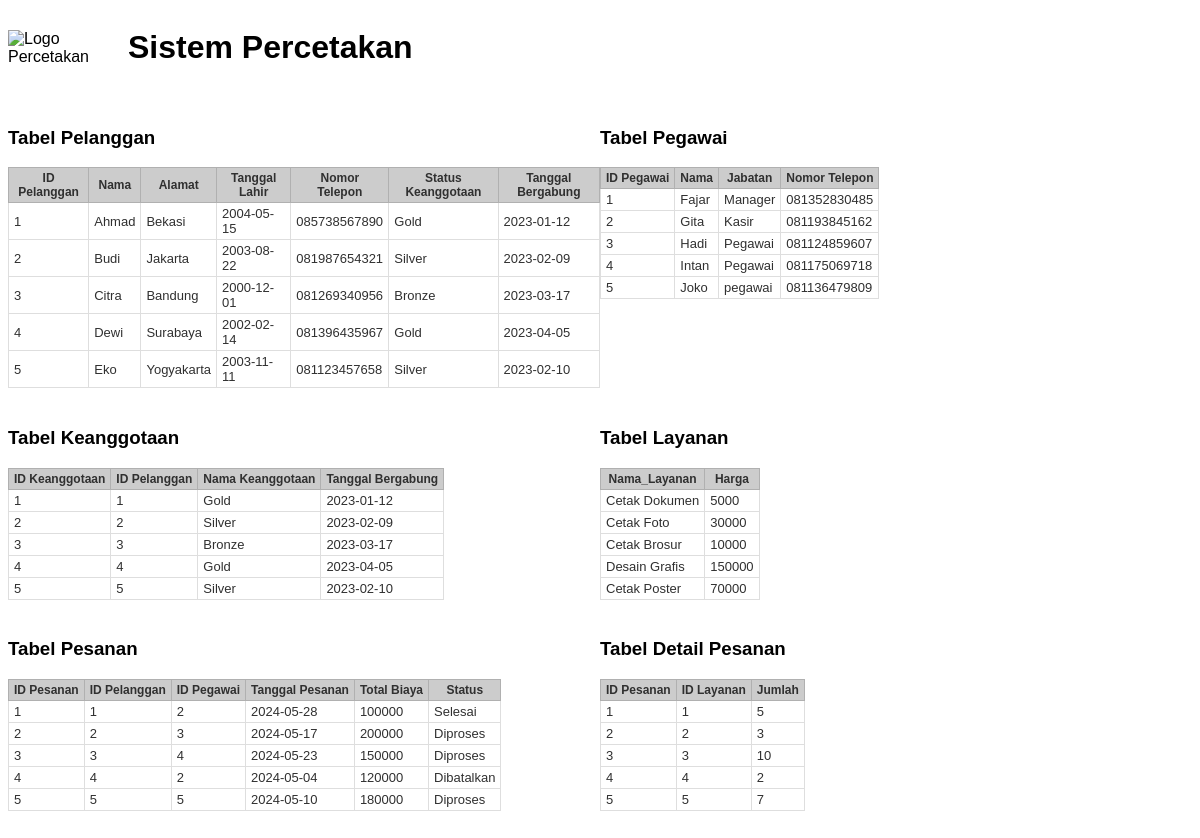
The page / on the database its author committed.
### tables this page shows
CREATE TABLE Pelanggan (
    ID_Pelanggan INT AUTO_INCREMENT PRIMARY KEY,
    Nama VARCHAR(100) NOT NULL,
    Alamat VARCHAR(255),
    Tanggal_Lahir DATE,
    Nomor_Telepon VARCHAR(15)
);

CREATE TABLE Pegawai (
    ID_Pegawai INT AUTO_INCREMENT PRIMARY KEY,
    Nama VARCHAR(100) NOT NULL,
    Jabatan VARCHAR(50),
    Nomor_Telepon VARCHAR(15)
);

CREATE TABLE Keanggotaan (
    ID_Keanggotaan INT AUTO_INCREMENT PRIMARY KEY,
    ID_Pelanggan INT,
    Nama_Keanggotaan VARCHAR(100),
    Tanggal_Bergabung DATE,
    FOREIGN KEY (ID_Pelanggan) REFERENCES Pelanggan(ID_Pelanggan)
);

CREATE TABLE Layanan (
    ID_Layanan INT AUTO_INCREMENT PRIMARY KEY,
    Nama_Layanan VARCHAR(100) NOT NULL,
    Harga INT NOT NULL
);

CREATE TABLE Pesanan (
    ID_Pesanan INT AUTO_INCREMENT PRIMARY KEY,
    ID_Pelanggan INT,
    ID_Pegawai INT,
    Tanggal_Pesanan DATE NOT NULL,
    Total_Biaya INT,
    Status VARCHAR(50),
    FOREIGN KEY (ID_Pelanggan) REFERENCES Pelanggan(ID_Pelanggan),
    FOREIGN KEY (ID_Pegawai) REFERENCES Pegawai(ID_Pegawai)
);

CREATE TABLE Detail_Pesanan (
    ID_Pesanan INT,
    ID_Layanan INT,
    Jumlah INT NOT NULL,
    PRIMARY KEY (ID_Pesanan, ID_Layanan),
    FOREIGN KEY (ID_Pesanan) REFERENCES Pesanan(ID_Pesanan),
    FOREIGN KEY (ID_Layanan) REFERENCES Layanan(ID_Layanan)
);

### Index.php (the view, shortened to what this page needs)
<!DOCTYPE html>
<html>
<head>
</head>
<body>
    <div class="header">
        <img src="print.jpg" alt="Logo Percetakan">
        <h1>Sistem Percetakan</h1>
    </div>
    <div class="container">
        <div class="table-wrapper">
            <h3>Tabel Pelanggan</h3>
            <table>
                <thead>
                    <tr>
                        <th>ID Pelanggan</th>
                        <th>Nama</th>
                        <th>Alamat</th>
                        <th>Tanggal Lahir</th>
                        <th>Nomor Telepon</th>
                        <th>Status Keanggotaan</th>
                        <th>Tanggal Bergabung</th>
                    </tr>
                </thead>
                <?php
                include 'koneksi.php';
                $sql = 'SELECT * FROM Pelanggan';
                $query = mysqli_query($koneksi, $sql);
                while ($row = mysqli_fetch_array($query)) {
                    ?>
                    <tbody>
                        <tr>
                            <td><?php echo $row['ID_Pelanggan']; ?></td>
                            <td><?php echo $row['Nama']; ?></td>
                            <td><?php echo $row['Alamat']; ?></td>
                            <td><?php echo $row['Tanggal_Lahir']; ?></td>
                            <td><?php echo $row['Nomor_Telepon']; ?></td>
                            <td><?php echo $row['Status_Keanggotaan']; ?></td>
                            <td><?php echo $row['Tanggal_Bergabung']; ?></td>
                        </tr>
                    </tbody>
                    <?php
                }
                ?>
            </table>
        </div>
        <div class="table-wrapper">
            <h3>Tabel Pegawai</h3>
            <table>
                <thead>
                    <tr>
                        <th>ID Pegawai</th>
                        <th>Nama</th>
                        <th>Jabatan</th>
                        <th>Nomor Telepon</th>
                    </tr>
                </thead>
                <?php
                $sql = 'SELECT * FROM Pegawai';
                $query = mysqli_query($koneksi, $sql);
                while ($row = mysqli_fetch_array($query)) {
                    ?>
                    <tbody>
                        <tr>
                            <td><?php echo $row['ID_Pegawai']; ?></td>
                            <td><?php echo $row['Nama']; ?></td>
                            <td><?php echo $row['Jabatan']; ?></td>
                            <td><?php echo $row['Nomor_Telepon']; ?></td>
                        </tr>
                    </tbody>
                    <?php
                }
                ?>
            </table>
        </div>
        <div class="table-wrapper">
            <h3>Tabel Keanggotaan</h3>
            <table>
                <thead>
                    <tr>
                        <th>ID Keanggotaan</th>
                        <th>ID Pelanggan</th>
                        <th>Nama Keanggotaan</th>
                        <th>Tanggal Bergabung</th>
                    </tr>
                </thead>
                <?php
                $sql = 'SELECT * FROM Keanggotaan';
                $query = mysqli_query($koneksi, $sql);
                while ($row = mysqli_fetch_array($query)) {
                    ?>
                    <tbody>
                        <tr>
                            <td><?php echo $row['ID_Keanggotaan']; ?></td>
                            <td><?php echo $row['ID_Pelanggan']; ?></td>
                            <td><?php echo $row['Nama_Keanggotaan']; ?></td>
                            <td><?php echo $row['Tanggal_Bergabung']; ?></td>
                        </tr>
                    </tbody>
                    <?php
                }
                ?>
            </table>
        </div>
        <div class="table-wrapper">
            <h3>Tabel Layanan</h3>
            <table>
                <thead>
                    <tr>
                        <th>Nama_Layanan</th>
                        <th>Harga</th>
                    </tr>
                </thead>
                <?php
                $sql = 'SELECT * FROM Layanan';
                $query = mysqli_query($koneksi, $sql);
                while ($row = mysqli_fetch_array($query)) {
                    ?>
                    <tbody>
                        <tr>
                            <td><?php echo $row['Nama_Layanan']; ?></td>
                            <td><?php echo $row['Harga']; ?></td>
                        </tr>
                    </tbody>
                    <?php
                }
                ?>
            </table>
        </div>
        <div class="table-wrapper">
            <h3>Tabel Pesanan</h3>
            <table>
                <thead>
                    <tr>
                        <th>ID Pesanan</th>
                        <th>ID Pelanggan</th>
                        <th>ID Pegawai</th>
                        <th>Tanggal Pesanan</th>
                        <th>Total Biaya</th>
                        <th>Status</th>
                    </tr>
                </thead>
                <?php
                $sql = 'SELECT * FROM Pesanan';
                $query = mysqli_query($koneksi, $sql);
                while ($row = mysqli_fetch_array($query)) {
                    ?>
                    <tbody>
                        <tr>
                            <td><?php echo $row['ID_Pesanan']; ?></td>
                            <td><?php echo $row['ID_Pelanggan']; ?></td>
                            <td><?php echo $row['ID_Pegawai']; ?></td>
                            <td><?php echo $row['Tanggal_Pesanan']; ?></td>
                            <td><?php echo $row['Total_Biaya']; ?></td>
                            <td><?php echo $row['Status']; ?></td>
                        </tr>
                    </tbody>
                    <?php
                }
                ?>
            </table>
        </div>
        <div class="table-wrapper">
            <h3>Tabel Detail Pesanan</h3>
            <table>
                <thead>
                    <tr>
                        <th>ID Pesanan</th>
                        <th>ID Layanan</th>
                        <th>Jumlah</th>
                    </tr>
                </thead>
                <?php
                $sql = 'SELECT * FROM Detail_Pesanan';
                $query = mysqli_query($koneksi, $sql);
                while ($row = mysqli_fetch_array($query)) {
                    ?>
                    <tbody>
                        <tr>
                            <td><?php echo $row['ID_Pesanan']; ?></td>
                            <td><?php echo $row['ID_Layanan']; ?></td>
                            <td><?php echo $row['Jumlah']; ?></td>
                        </tr>
                    </tbody>
                    <?php
                }
                ?>
            </table>
        </div>
    </div>
</body>
</html>

### Index.php (style rules this page uses)
body { font-family: tahoma, arial; }
table { border-collapse: collapse; }
th, td { font-size: 13px; border: 1px solid #DEDEDE; padding: 3px 5px; color: #303030; }
th { background: #CCCCCC; font-size: 12px; border-color: #B0B0B0; }
.container { display: flex; flex-wrap: wrap; justify-content: space-between; }
.table-wrapper { flex: 1 1 calc(50% - 10px); margin-bottom: 20px; }
.header { display: flex; align-items: center; margin-bottom: 20px; }
.header img { width: 100px; height: auto; margin-right: 20px; }

### rows shown on the page
pelanggan: ID_Pelanggan "1", Nama "Ahmad", Alamat "Bekasi", Tanggal_Lahir "2004-05-15", Nomor_Telepon "085738567890", Status_Keanggotaan "Gold", Tanggal_Bergabung "2023-01-12"
pelanggan: ID_Pelanggan "2", Nama "Budi", Alamat "Jakarta", Tanggal_Lahir "2003-08-22", Nomor_Telepon "081987654321", Status_Keanggotaan "Silver", Tanggal_Bergabung "2023-02-09"
pelanggan: ID_Pelanggan "3", Nama "Citra", Alamat "Bandung", Tanggal_Lahir "2000-12-01", Nomor_Telepon "081269340956", Status_Keanggotaan "Bronze", Tanggal_Bergabung "2023-03-17"
pelanggan: ID_Pelanggan "4", Nama "Dewi", Alamat "Surabaya", Tanggal_Lahir "2002-02-14", Nomor_Telepon "081396435967", Status_Keanggotaan "Gold", Tanggal_Bergabung "2023-04-05"
pelanggan: ID_Pelanggan "5", Nama "Eko", Alamat "Yogyakarta", Tanggal_Lahir "2003-11-11", Nomor_Telepon "081123457658", Status_Keanggotaan "Silver", Tanggal_Bergabung "2023-02-10"
pegawai: ID_Pegawai "1", Nama "Fajar", Jabatan "Manager", Nomor_Telepon "081352830485"
pegawai: ID_Pegawai "2", Nama "Gita", Jabatan "Kasir", Nomor_Telepon "081193845162"
pegawai: ID_Pegawai "3", Nama "Hadi", Jabatan "Pegawai", Nomor_Telepon "081124859607"
pegawai: ID_Pegawai "4", Nama "Intan", Jabatan "Pegawai", Nomor_Telepon "081175069718"
pegawai: ID_Pegawai "5", Nama "Joko", Jabatan "pegawai", Nomor_Telepon "081136479809"
keanggotaan: ID_Keanggotaan "1", ID_Pelanggan "1", Nama_Keanggotaan "Gold", Tanggal_Bergabung "2023-01-12"
keanggotaan: ID_Keanggotaan "2", ID_Pelanggan "2", Nama_Keanggotaan "Silver", Tanggal_Bergabung "2023-02-09"
keanggotaan: ID_Keanggotaan "3", ID_Pelanggan "3", Nama_Keanggotaan "Bronze", Tanggal_Bergabung "2023-03-17"
keanggotaan: ID_Keanggotaan "4", ID_Pelanggan "4", Nama_Keanggotaan "Gold", Tanggal_Bergabung "2023-04-05"
keanggotaan: ID_Keanggotaan "5", ID_Pelanggan "5", Nama_Keanggotaan "Silver", Tanggal_Bergabung "2023-02-10"
layanan: Nama_Layanan "Cetak Dokumen", Harga "5000"
layanan: Nama_Layanan "Cetak Foto", Harga "30000"
layanan: Nama_Layanan "Cetak Brosur", Harga "10000"
layanan: Nama_Layanan "Desain Grafis", Harga "150000"
layanan: Nama_Layanan "Cetak Poster", Harga "70000"
pesanan: ID_Pesanan "1", ID_Pelanggan "1", ID_Pegawai "2", Tanggal_Pesanan "2024-05-28", Total_Biaya "100000", Status "Selesai"
pesanan: ID_Pesanan "2", ID_Pelanggan "2", ID_Pegawai "3", Tanggal_Pesanan "2024-05-17", Total_Biaya "200000", Status "Diproses"
pesanan: ID_Pesanan "3", ID_Pelanggan "3", ID_Pegawai "4", Tanggal_Pesanan "2024-05-23", Total_Biaya "150000", Status "Diproses"
pesanan: ID_Pesanan "4", ID_Pelanggan "4", ID_Pegawai "2", Tanggal_Pesanan "2024-05-04", Total_Biaya "120000", Status "Dibatalkan"
pesanan: ID_Pesanan "5", ID_Pelanggan "5", ID_Pegawai "5", Tanggal_Pesanan "2024-05-10", Total_Biaya "180000", Status "Diproses"
detail_pesanan: ID_Pesanan "1", ID_Layanan "1", Jumlah "5"
detail_pesanan: ID_Pesanan "2", ID_Layanan "2", Jumlah "3"
detail_pesanan: ID_Pesanan "3", ID_Layanan "3", Jumlah "10"
detail_pesanan: ID_Pesanan "4", ID_Layanan "4", Jumlah "2"
detail_pesanan: ID_Pesanan "5", ID_Layanan "5", Jumlah "7"
